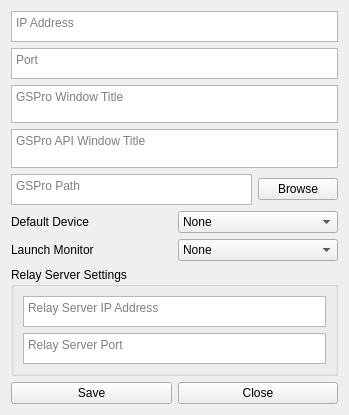
<?xml version="1.0" encoding="UTF-8"?>
<ui version="4.0">
 <class>SettingsForm</class>
 <widget class="QWidget" name="SettingsForm">
  <property name="windowModality">
   <enum>Qt::ApplicationModal</enum>
  </property>
  <property name="geometry">
   <rect>
    <x>0</x>
    <y>0</y>
    <width>349</width>
    <height>415</height>
   </rect>
  </property>
  <property name="windowTitle">
   <string>Settings</string>
  </property>
  <layout class="QVBoxLayout" name="verticalLayout_5">
   <item>
    <layout class="QVBoxLayout" name="verticalLayout_2">
     <item>
      <layout class="QVBoxLayout" name="verticalLayout">
       <item>
        <layout class="QVBoxLayout" name="verticalLayout_3" stretch="1,1,0,0,0,0">
         <property name="sizeConstraint">
          <enum>QLayout::SetMinimumSize</enum>
         </property>
         <item>
          <widget class="QPlainTextEdit" name="ipaddress_edit">
           <property name="sizePolicy">
            <sizepolicy hsizetype="Expanding" vsizetype="Minimum">
             <horstretch>0</horstretch>
             <verstretch>0</verstretch>
            </sizepolicy>
           </property>
           <property name="minimumSize">
            <size>
             <width>0</width>
             <height>31</height>
            </size>
           </property>
           <property name="toolTip">
            <string>IP Address</string>
           </property>
           <property name="tabChangesFocus">
            <bool>true</bool>
           </property>
           <property name="placeholderText">
            <string>IP Address</string>
           </property>
          </widget>
         </item>
         <item>
          <widget class="QPlainTextEdit" name="port_edit">
           <property name="sizePolicy">
            <sizepolicy hsizetype="Expanding" vsizetype="Minimum">
             <horstretch>0</horstretch>
             <verstretch>0</verstretch>
            </sizepolicy>
           </property>
           <property name="minimumSize">
            <size>
             <width>0</width>
             <height>31</height>
            </size>
           </property>
           <property name="toolTip">
            <string>Window Title</string>
           </property>
           <property name="tabChangesFocus">
            <bool>true</bool>
           </property>
           <property name="placeholderText">
            <string>Port</string>
           </property>
          </widget>
         </item>
         <item>
          <widget class="QPlainTextEdit" name="gspro_window_name">
           <property name="sizePolicy">
            <sizepolicy hsizetype="Expanding" vsizetype="Minimum">
             <horstretch>0</horstretch>
             <verstretch>0</verstretch>
            </sizepolicy>
           </property>
           <property name="minimumSize">
            <size>
             <width>0</width>
             <height>31</height>
            </size>
           </property>
           <property name="placeholderText">
            <string>GSPro Window Title</string>
           </property>
          </widget>
         </item>
         <item>
          <widget class="QPlainTextEdit" name="gspro_api_window_name">
           <property name="sizePolicy">
            <sizepolicy hsizetype="Expanding" vsizetype="Minimum">
             <horstretch>0</horstretch>
             <verstretch>0</verstretch>
            </sizepolicy>
           </property>
           <property name="minimumSize">
            <size>
             <width>0</width>
             <height>31</height>
            </size>
           </property>
           <property name="placeholderText">
            <string>GSPro API Window Title</string>
           </property>
          </widget>
         </item>
         <item>
          <layout class="QHBoxLayout" name="horizontalLayout_2">
           <item>
            <widget class="QPlainTextEdit" name="gspro_path_edit">
             <property name="sizePolicy">
              <sizepolicy hsizetype="Expanding" vsizetype="Minimum">
               <horstretch>0</horstretch>
               <verstretch>0</verstretch>
              </sizepolicy>
             </property>
             <property name="maximumSize">
              <size>
               <width>16777215</width>
               <height>31</height>
              </size>
             </property>
             <property name="toolTip">
              <string>Application Path(Opyional)</string>
             </property>
             <property name="lineWrapMode">
              <enum>QPlainTextEdit::WidgetWidth</enum>
             </property>
             <property name="placeholderText">
              <string>GSPro Path</string>
             </property>
            </widget>
           </item>
           <item>
            <widget class="QPushButton" name="file_browse_button">
             <property name="text">
              <string>Browse</string>
             </property>
            </widget>
           </item>
          </layout>
         </item>
         <item>
          <layout class="QHBoxLayout" name="horizontalLayout_9">
           <item>
            <widget class="QLabel" name="label_7">
             <property name="text">
              <string>Default Device</string>
             </property>
            </widget>
           </item>
           <item>
            <widget class="QComboBox" name="default_device_combo">
             <item>
              <property name="text">
               <string>None</string>
              </property>
             </item>
             <item>
              <property name="text">
               <string>New Item</string>
              </property>
             </item>
            </widget>
           </item>
          </layout>
         </item>
        </layout>
       </item>
       <item>
        <layout class="QHBoxLayout" name="horizontalLayout_10">
         <item>
          <widget class="QLabel" name="label_6">
           <property name="text">
            <string>Launch Monitor</string>
           </property>
          </widget>
         </item>
         <item>
          <widget class="QComboBox" name="launch_monitor_combo">
           <item>
            <property name="text">
             <string>None</string>
            </property>
           </item>
           <item>
            <property name="text">
             <string>New Item</string>
            </property>
           </item>
          </widget>
         </item>
        </layout>
       </item>
       <item>
        <widget class="QGroupBox" name="groupBox">
         <property name="title">
          <string>Relay Server Settings</string>
         </property>
         <layout class="QVBoxLayout" name="verticalLayout_4">
          <item>
           <widget class="QPlainTextEdit" name="relay_server_ip_edit">
            <property name="sizePolicy">
             <sizepolicy hsizetype="Expanding" vsizetype="Minimum">
              <horstretch>0</horstretch>
              <verstretch>0</verstretch>
             </sizepolicy>
            </property>
            <property name="minimumSize">
             <size>
              <width>0</width>
              <height>31</height>
             </size>
            </property>
            <property name="toolTip">
             <string>IP Address</string>
            </property>
            <property name="tabChangesFocus">
             <bool>true</bool>
            </property>
            <property name="placeholderText">
             <string>Relay Server IP Address</string>
            </property>
           </widget>
          </item>
          <item>
           <widget class="QPlainTextEdit" name="relay_server_port_edit">
            <property name="sizePolicy">
             <sizepolicy hsizetype="Expanding" vsizetype="Minimum">
              <horstretch>0</horstretch>
              <verstretch>0</verstretch>
             </sizepolicy>
            </property>
            <property name="minimumSize">
             <size>
              <width>0</width>
              <height>31</height>
             </size>
            </property>
            <property name="toolTip">
             <string>Window Title</string>
            </property>
            <property name="tabChangesFocus">
             <bool>true</bool>
            </property>
            <property name="placeholderText">
             <string>Relay Server Port</string>
            </property>
           </widget>
          </item>
          <item>
           <layout class="QHBoxLayout" name="horizontalLayout_3"/>
          </item>
         </layout>
        </widget>
       </item>
      </layout>
     </item>
     <item>
      <layout class="QHBoxLayout" name="horizontalLayout">
       <item>
        <widget class="QPushButton" name="save_button">
         <property name="toolTip">
          <string>New Device</string>
         </property>
         <property name="text">
          <string>Save</string>
         </property>
        </widget>
       </item>
       <item>
        <widget class="QPushButton" name="close_button">
         <property name="toolTip">
          <string>New Device</string>
         </property>
         <property name="text">
          <string>Close</string>
         </property>
        </widget>
       </item>
      </layout>
     </item>
    </layout>
   </item>
  </layout>
 </widget>
 <resources/>
 <connections/>
</ui>
